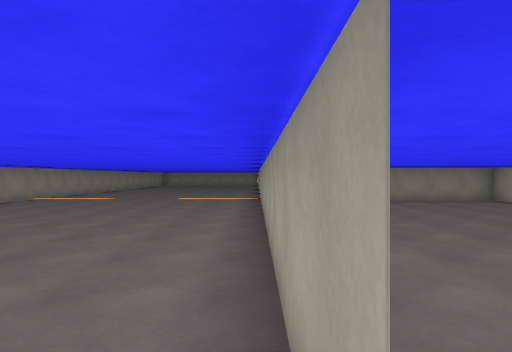
[1] (above)

20 first-person views from a walk through a Unity game level. The camera is 1.5 m above the floor, looks level and sees 75° across. The floor is counted in squares, 2 m on a side. Each view is taken from the middle of a square. On the plan, view 1 faces up. The plan holds only what a view shows up to about 11 squares ahead; the rest is blank. The place goes on beyond the plan. The player character is not drawn. Door leaves are left out, so doorways stand open.

[2]
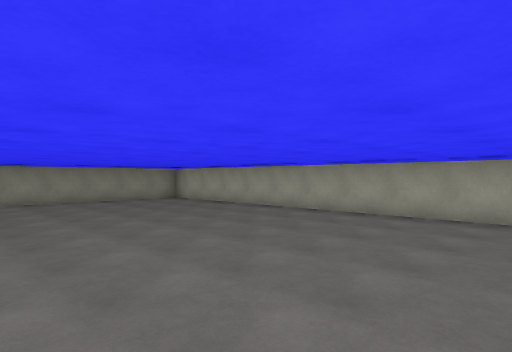

[3]
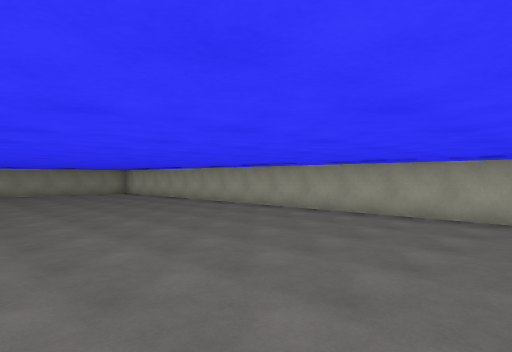

[4]
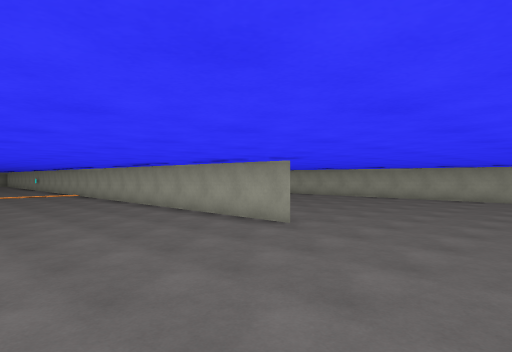

[5]
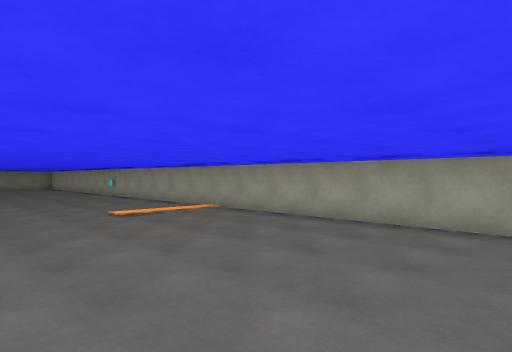

[6]
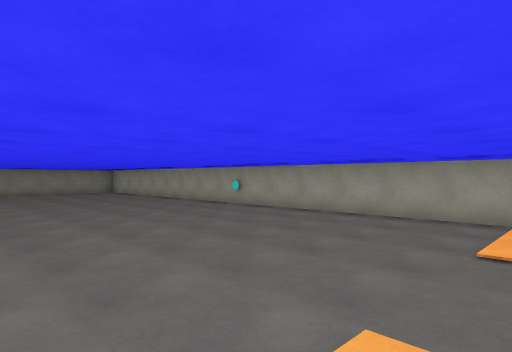

[7]
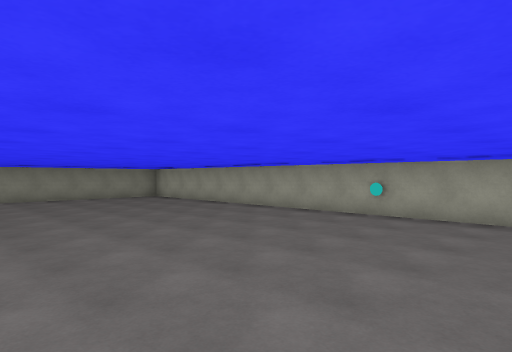

[8]
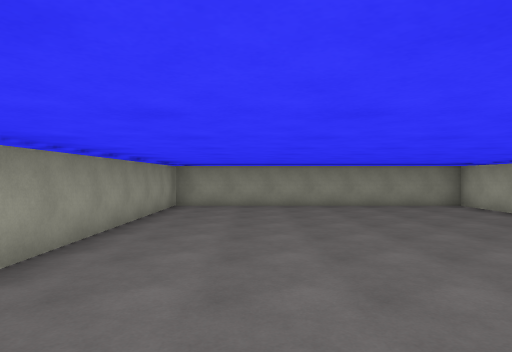

[9]
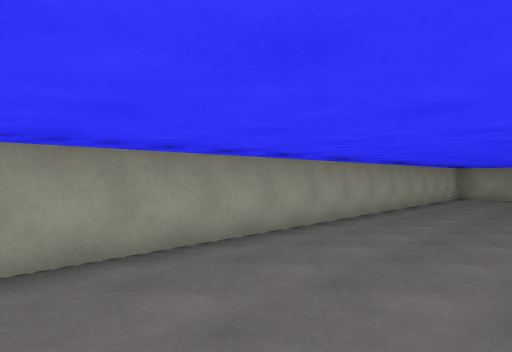

[10]
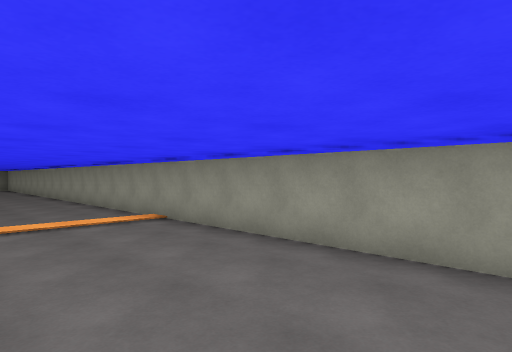

[11]
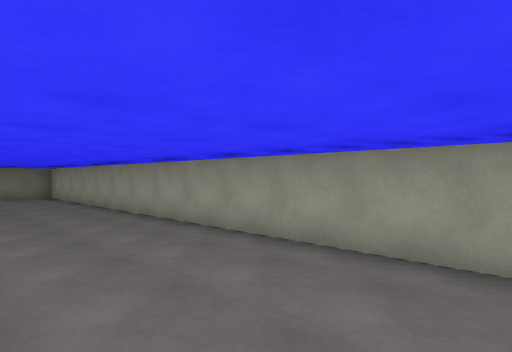

[12]
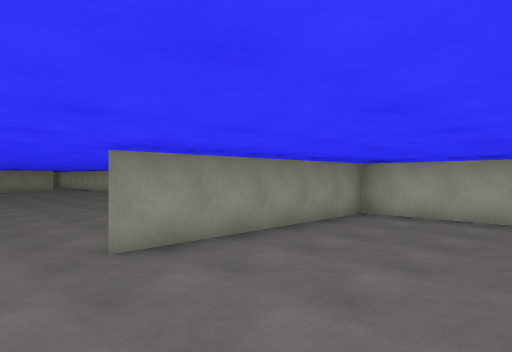

[13]
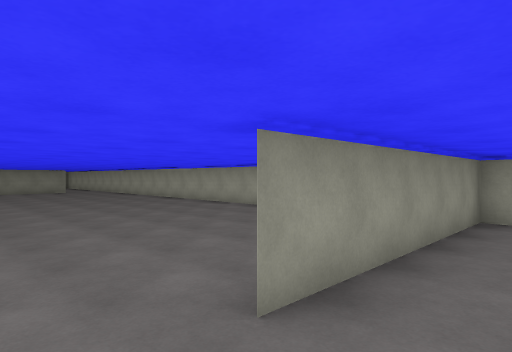

[14]
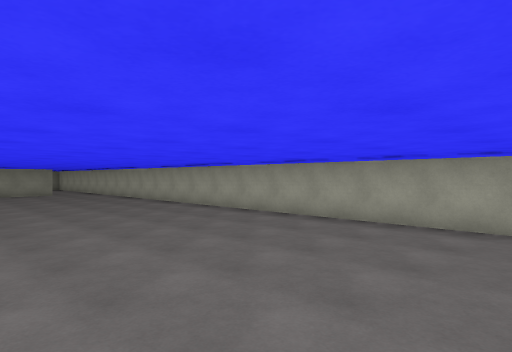

[15]
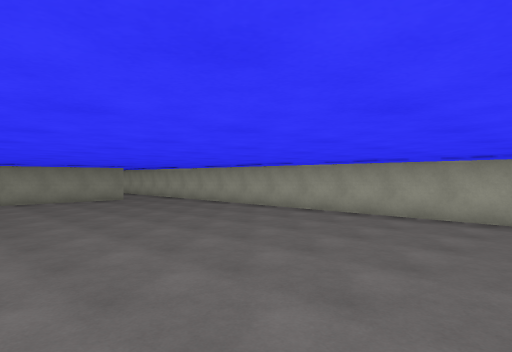

[16]
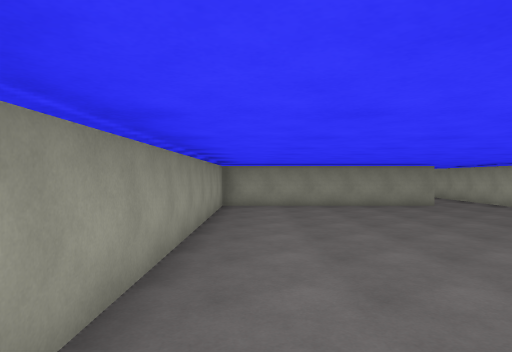

[17]
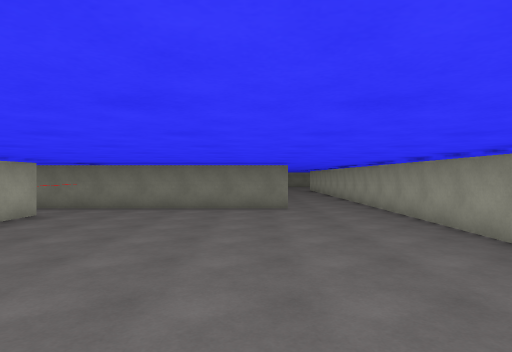

[18]
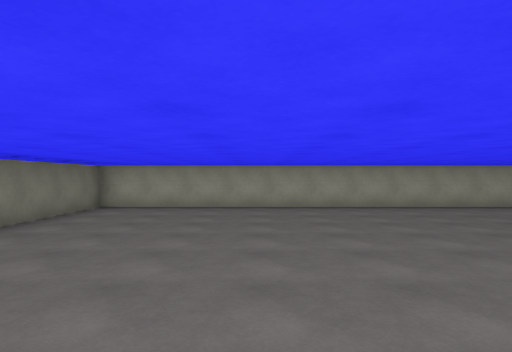

[19]
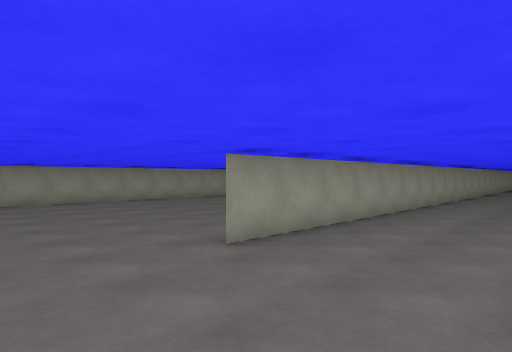

[20]
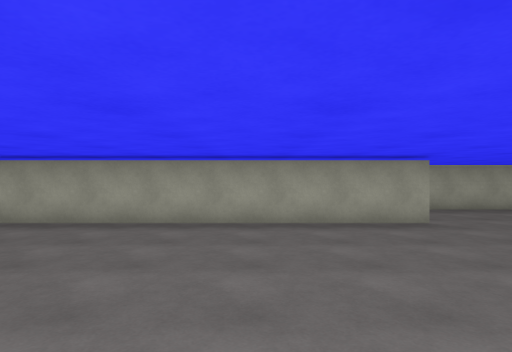

### Floor plan
Points are (right, up) in squares from view 1. A wall is a line through its corners. A room is listed if a view was taken in it or the views show most of it. See-through windows are left out.
Room 1 (views 1, 2, 3, 4, 5, 6, 7, 8, 9, 10, 11, 12, 13, 18, 19, 20)
walls: (0.2, 9.9) (0.2, 0.4) (0.2, 25.4); (7.3, -4.5) (7.3, 10.2) (2.2, 10.2); (0.1, 25.4) (-7.1, 25.4) (-7.1, -4.5)
ways out: open door at (1.5, 10) to room 2
Room 2 (views 14, 15, 16, 17)
walls: (0.2, 14.4) (0.2, 9.9); (7.3, 11.6) (7.3, 24.4); (5.5, 25.4) (0.1, 25.4); (2.2, 10.2) (6.4, 10.2); (0.2, 25.4) (0.2, 18)
ways out: open door at (1.5, 10) to room 1; opening at (6, 25); opening at (7, 11)

Positions as (right, up) in squares from view 1, and headings:
1: (0, 0), facing up
2: (1, 0), facing up-right
3: (1, -4), facing up-right
4: (-4, -3), facing up-right
5: (-5, 4), facing up-right
6: (-6, 10), facing up-right
7: (-6, 14), facing up-right
8: (-5, 17), facing up
9: (-4, 13), facing up-left
10: (-4, 16), facing down-left
11: (-4, 8), facing down-left
12: (1, 7), facing up-right
13: (1, 9), facing up-right
14: (2, 11), facing up-right
15: (1, 15), facing up-right
16: (1, 17), facing up
17: (3, 18), facing down
18: (1, -1), facing left
19: (3, -2), facing up-left
20: (2, -2), facing right
